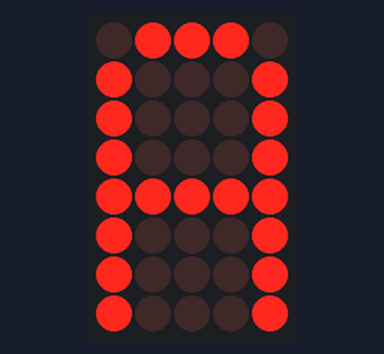
The sketch below on a simulated Arduino Uno, built with avr-gcc and run on an emulated ATmega328P. Parts: 5×8 LED matrix. Wiring (inferred from the names in the program): LED matrix (orientation assumed): rows pin 7, pin 8, pin 9, pin 10, pin 11, pin 12, pin 13, pin 0; columns pin 2, pin 3, pin 4, pin 5, pin 6.

Above: at 0.21 s.
At 4.58 s:
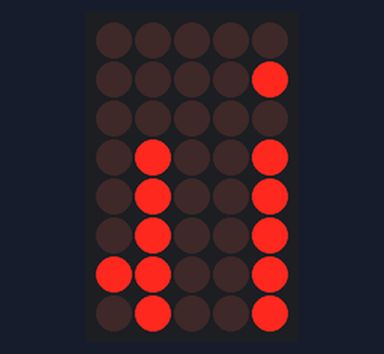
At 10.19 s:
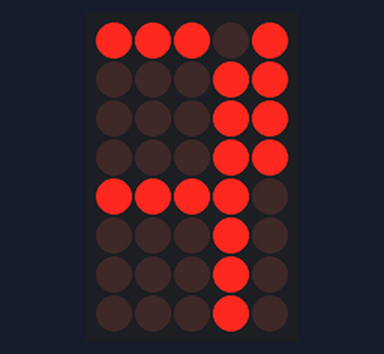
At 19.93 s:
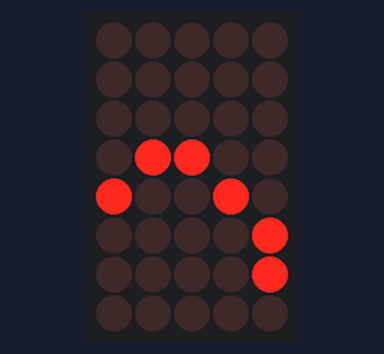
At 29.67 s:
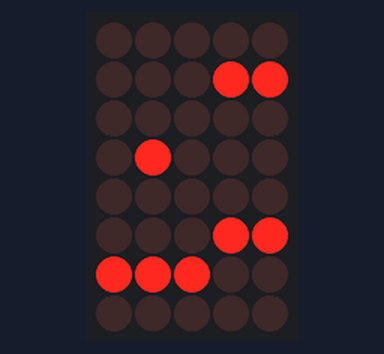
At 39.66 s:
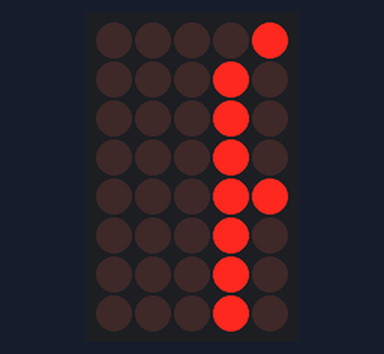

The sketch:

Matrix5x8_2.ino
```cpp
#include <font.h>
#include <string.h>
#include <alloca.h>

#define ROW_0   7
#define ROW_1   8
#define ROW_2   9
#define ROW_3   10
#define ROW_4   11
#define ROW_5   12
#define ROW_6   13
#define ROW_7   0

#define COL_0   2
#define COL_1   3
#define COL_2   4
#define COL_3   5
#define COL_4   6

#define ROWS    8
#define COLS    5

/*
 * 1 sec
 */
#define MAX_REPEAT  12

int rowPort[] = {ROW_0, ROW_1, ROW_2, ROW_3, ROW_4, ROW_5, ROW_6, ROW_7};
int colPort[] = {COL_0, COL_1, COL_2, COL_3, COL_4};

char message [] = "Arduino AVR Programming...";

int totalCount;
int dataPos;

void setup()
{
  int col, row;

  for(col = 0; col < COLS; col++)
  {
      pinMode(colPort[col], OUTPUT);
  }

  for(row = 0; row < ROWS; row++)
  {
      pinMode(rowPort[row], OUTPUT);
  }

  totalCount = strlen(message) * COLS;

  dataPos = 0;
}

void loop()
{
  int col, row, rcnt = 0;
  char data[COLS];
  int index = 0;
  int pos = dataPos / COLS;
  int off = dataPos % COLS;
  char * tmp = METRIX_FONT[FONT_INDEX[message[pos]]];

  for(col = off; col < COLS; col++)
  {
    data[index++] = tmp[col];
  }

  if ( index < COLS )
  {
    tmp = METRIX_FONT[FONT_INDEX[message[pos+1]]];
    int n = (COLS-index);

    for(col = 0; col < n; col++)
    {
      data[index++] = tmp[col];
    }
  }

  while(rcnt < MAX_REPEAT)
  {
      rcnt++;

      char * pTmp = data;

      /* 5개 COLUMN 출력 */
      for(col = 0; col < COLS; col++)
      {
          /* 8개 ROW 출력 */
          for(row = 0; row < ROWS; row++)
          {
              /* 한 바이트의 각 비트값을 지정된 포트로 출력한다. */
//              digitalWrite(rowPort[row], (*pTmp & (1<<(ROWS-row-1))) == (1<<(ROWS-row-1)) ? 1 : 0);
              digitalWrite(rowPort[row], bitRead(*pTmp, (ROWS-row-1)));
          }

          pTmp++;

          /* 이전 COLUMN OFF */
          //digitalWrite(colPort[col-1 < 0 ? COLS-1 : col-1], 1);

          /* 현재 COLUMN ON */
          digitalWrite(colPort[col], 0);

          delayMicroseconds(4000);

          digitalWrite(colPort[col], 1);
      }
  }

  dataPos++;

  if ( dataPos >= totalCount - COLS )
    dataPos = 0;
}
```

Source omitted: font.h (18429 bytes)
